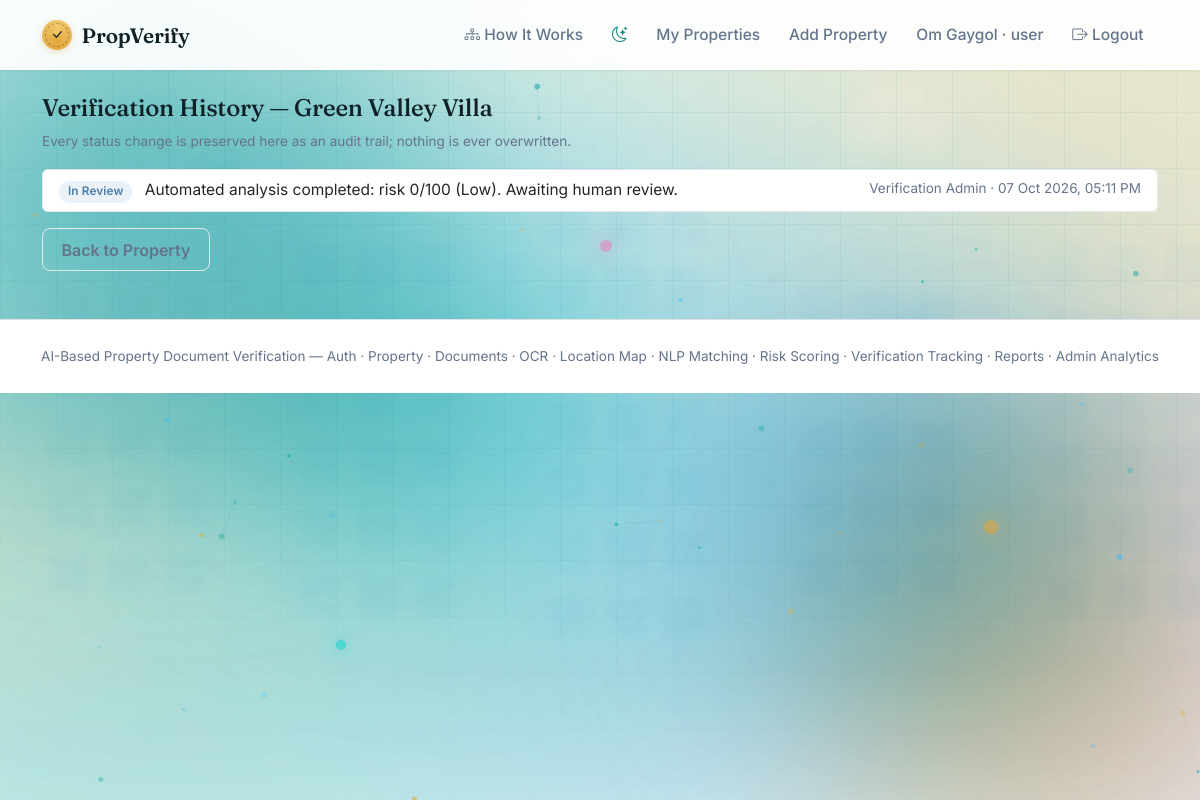
Page /verification/property/1 (signed in) on the committed database.
### models.py (models this page shows, shortened)
class User(UserMixin, db.Model):
    __tablename__ = "users"
    id = db.Column(db.Integer, primary_key=True)
    full_name = db.Column(db.String(120), nullable=False)
    email = db.Column(db.String(120), unique=True, nullable=False, index=True)
    password_hash = db.Column(db.String(255), nullable=False)
    role = db.Column(db.String(20), nullable=False, default="user")  # 'user' | 'admin'
    created_at = db.Column(db.DateTime, default=datetime.utcnow)
    properties = db.relationship("Property", backref="owner", lazy=True, cascade="all, delete-orphan")
    @property
    def is_admin(self):
        return self.role == "admin"

class Property(db.Model):
    __tablename__ = "properties"
    STATUS_CHOICES = ["Pending", "In Review", "Verified", "Rejected"]
    id = db.Column(db.Integer, primary_key=True)
    owner_id = db.Column(db.Integer, db.ForeignKey("users.id"), nullable=False)
    title = db.Column(db.String(150), nullable=False)
    property_type = db.Column(db.String(50), nullable=False)  # Residential/Commercial/Agricultural/Other
    survey_number = db.Column(db.String(80))
    address = db.Column(db.String(300), nullable=False)
    area_sq_ft = db.Column(db.Float)
    locality = db.Column(db.String(120))
    city = db.Column(db.String(80))
    state = db.Column(db.String(80))
    pincode = db.Column(db.String(20))
    latitude = db.Column(db.Float)
    longitude = db.Column(db.Float)
    overall_status = db.Column(db.String(20), nullable=False, default="Pending")
    created_at = db.Column(db.DateTime, default=datetime.utcnow)
    updated_at = db.Column(db.DateTime, default=datetime.utcnow, onupdate=datetime.utcnow)
    documents = db.relationship("Document", backref="property", lazy=True, cascade="all, delete-orphan")
    photos = db.relationship(
        "PropertyPhoto",
        backref="property",
        lazy=True,
        cascade="all, delete-orphan",
        order_by="PropertyPhoto.sort_order",
    )
    analyses = db.relationship(
        "AnalysisResult",
        backref="property",
        lazy=True,
        cascade="all, delete-orphan",
        order_by="AnalysisResult.created_at",
    )
    verification_records = db.relationship(
        "VerificationRecord",
        backref="property",
        lazy=True,
        cascade="all, delete-orphan",
        order_by="VerificationRecord.created_at",
    )

class VerificationRecord(db.Model):
    __tablename__ = "verification_records"
    id = db.Column(db.Integer, primary_key=True)
    property_id = db.Column(db.Integer, db.ForeignKey("properties.id"), nullable=False)
    changed_by_id = db.Column(db.Integer, db.ForeignKey("users.id"), nullable=False)
    status = db.Column(db.String(20), nullable=False)
    remarks = db.Column(db.String(500))
    created_at = db.Column(db.DateTime, default=datetime.utcnow)
    changed_by = db.relationship("User")

### routes/verification_routes.py (the view)
@verification_bp.route("/property/<int:property_id>")
@login_required
def history(property_id):
    prop = Property.query.get_or_404(property_id)
    if not current_user.is_admin and prop.owner_id != current_user.id:
        abort(403)
    records = (
        VerificationRecord.query.filter_by(property_id=property_id)
        .order_by(VerificationRecord.created_at.desc())
        .all()
    )
    return render_template("verification/history.html", property=prop, records=records)

### templates/verification/history.html (shortened to what this page needs)
{% extends "base.html" %}
{% block content %}
<h4>Verification History &mdash; {{ property.title }}</h4>
<p class="text-muted small">Every status change is preserved here as an audit trail; nothing is ever overwritten.</p>
<ul class="list-group">
  {% for r in records %}
  <li class="list-group-item">
    <div class="d-flex justify-content-between">
      <div>
        <span class="badge
          {% if r.status == 'Verified' %}bg-success
          {% elif r.status == 'Rejected' %}bg-danger
          {% elif r.status == 'In Review' %}bg-info text-dark
          {% else %}bg-secondary{% endif %}">{{ r.status }}</span>
        {% if r.remarks %}<span class="ms-2">{{ r.remarks }}</span>{% endif %}
      </div>
      <small class="text-muted">{{ r.changed_by.full_name }} &middot; {{ r.created_at.strftime('%d %b %Y, %I:%M %p') }}</small>
    </div>
  </li>
  {% endfor %}
</ul>
<a href="{{ url_for('property.view_property', property_id=property.id) }}" class="btn btn-outline-secondary mt-3">Back to Property</a>
{% endblock %}

### templates/base.html (shortened to what this page needs)
<!DOCTYPE html>
<html lang="en">
<head>
<link href="https://cdn.jsdelivr.net/npm/bootstrap@5.3.3/dist/css/bootstrap.min.css" rel="stylesheet">
<link href="https://cdn.jsdelivr.net/npm/bootstrap-icons@1.11.3/font/bootstrap-icons.css" rel="stylesheet">
<link href="{{ url_for('static', filename='css/style.css') }}" rel="stylesheet">
</head>
<body class="{% if request.args.get('splash') == '1' %}splash-active{% endif %}">
<div class="site-backdrop" aria-hidden="true">
  <div class="site-backdrop-image"></div>
  <span class="blob blob-teal"></span>
  <div class="ambient-floating-particles">
    <div class="particle-orb orb-5"></div>
  </div>
</div>
<nav class="navbar navbar-expand-lg navbar-light">
  <div class="container">
    <a class="navbar-brand" href="{{ url_for('index') }}">
      <span class="seal seal-sm"><i class="bi bi-check-lg"></i></span> PropVerify
    </a>
    <div class="collapse navbar-collapse" id="navMenu">
      <ul class="navbar-nav ms-auto align-items-lg-center">
        <li class="nav-item"><a class="nav-link" href="{{ url_for('how_it_works') }}"><i class="bi bi-diagram-3"></i> How It Works</a></li>
        <li class="nav-item">
          <button type="button" class="nav-link theme-toggle" id="themeToggleBtn" title="Toggle dark mode" aria-label="Toggle dark mode">
            <i class="bi bi-moon-stars"></i>
          </button>
        </li>
        {% if current_user.is_authenticated %}
          <li class="nav-item"><a class="nav-link" href="{{ url_for('property.list_properties') }}">My Properties</a></li>
          <li class="nav-item"><a class="nav-link" href="{{ url_for('property.new_property') }}">Add Property</a></li>
          <li class="nav-item"><span class="nav-link text-muted">{{ current_user.full_name }} &middot; {{ current_user.role }}</span></li>
          <li class="nav-item"><a class="nav-link" href="{{ url_for('auth.logout') }}"><i class="bi bi-box-arrow-right"></i> Logout</a></li>
        {% else %}
          <li class="nav-item"><a class="nav-link" href="{{ url_for('auth.login') }}">Login</a></li>
          <li class="nav-item">
            <a class="btn btn-primary btn-sm ms-lg-2" href="{{ url_for('auth.register') }}">Register</a>
          </li>
        {% endif %}
      </ul>
    </div>
  </div>
</nav>
<div class="container mt-4 mb-5">
  {% block content %}{% endblock %}
</div>
<footer class="text-center text-muted py-4 border-top">
  <small>AI-Based Property Document Verification &mdash; Auth &middot; Property &middot; Documents &middot; OCR &middot; Location Map &middot; NLP Matching &middot; Risk Scoring &middot; Verification Tracking &middot; Reports &middot; Admin Analytics</small>
</footer>
</body>
</html>

### rows in the picture
User: full_name "Om Gaygol", role "user"
Property: title "Green Valley Villa"
VerificationRecord: status "In Review", remarks "Automated analysis completed: risk 0/100 (Low). Awaiting human review.", changed_by.full_name "Verification Admin", created_at "07 Oct 2026, 05:11 PM"
